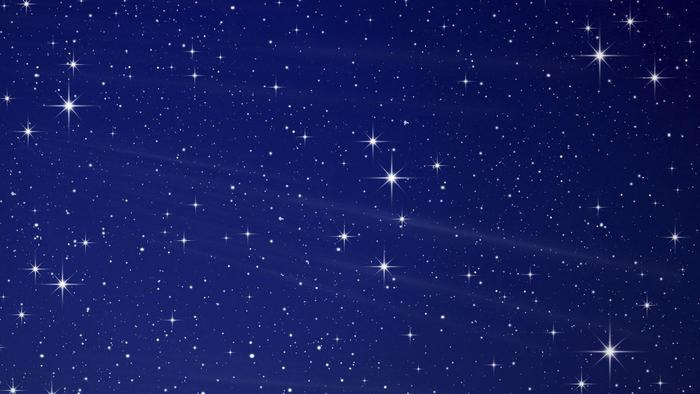
#> input picture ImageAnalysis/stars.jpg, 700 x 394 px
$ python StarCounter.py
#> lines starting #> are read from the running program, lines starting #| are printed output that depends on the picture
import numpy as np
import cv2
from scipy import ndimage

img = cv2.imread('stars.jpg',0)
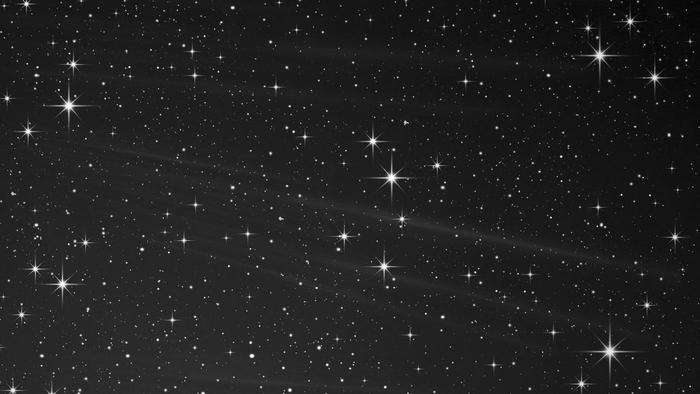
#> img: shape (394, 700); min 0, max 255, mean 33.3
cv2.imshow("Black and white image",img)
cv2.waitKey(0)
cv2.destroyAllWindows()


a,b = map(lambda x:x,list(np.shape(img)))
#> a = 394; b = 700

for i in range(a):
    for j in range(b):
        if img[i][j] < 200:
            img[i][j] = 0
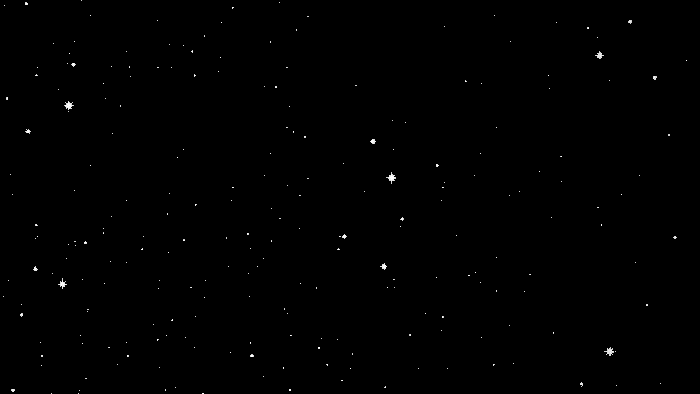
#> img: shape (394, 700); min 0, max 255, mean 0.6


img = cv2.GaussianBlur(img, (5,5), 0)

cv2.imshow("Converted image",img)
cv2.waitKey(0)
cv2.destroyAllWindows()


maxValue = 255
adaptiveMethod = cv2.ADAPTIVE_THRESH_GAUSSIAN_C
thresholdType = cv2.THRESH_BINARY
blockSize = 5
C = -3
im_thresholded = cv2.adaptiveThreshold(img, maxValue, adaptiveMethod, thresholdType, blockSize, C)
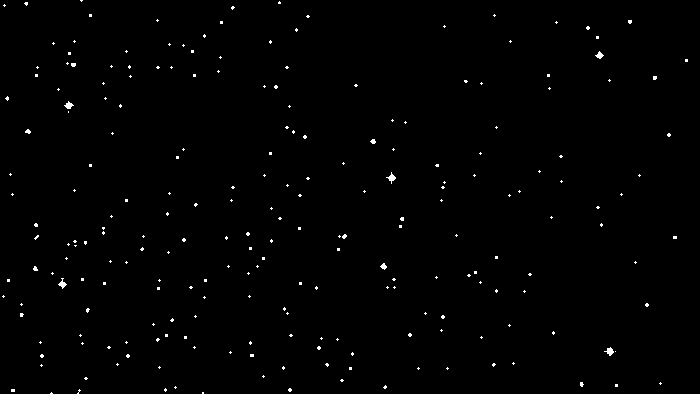
#> im_thresholded: shape (394, 700); 0.69% white in thin lines or dots
labelarray, particle_count = ndimage.measurements.label(im_thresholded)
#> labelarray: shape (394, 700) int32; 230 distinct labels, from 0 to 229
#> particle_count = 229

print("Total Stars in image: ",particle_count)
#| Total Stars in image:  229
